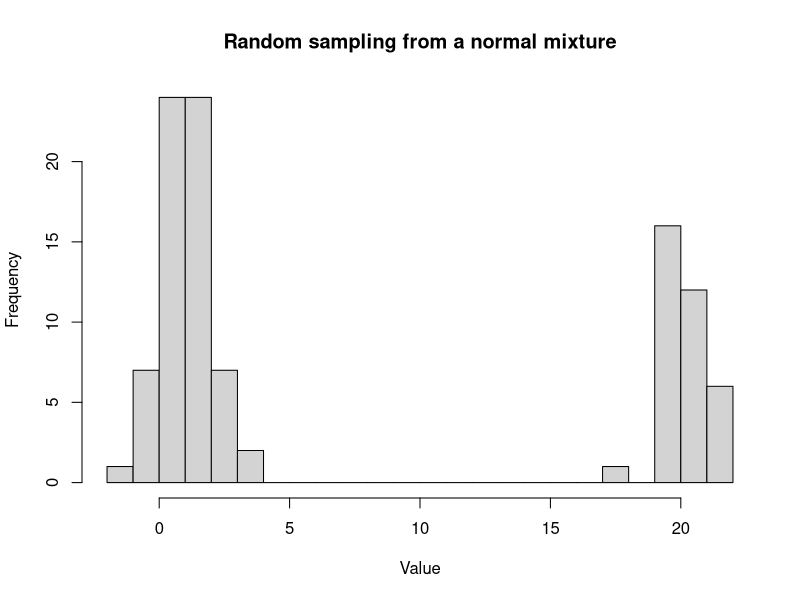
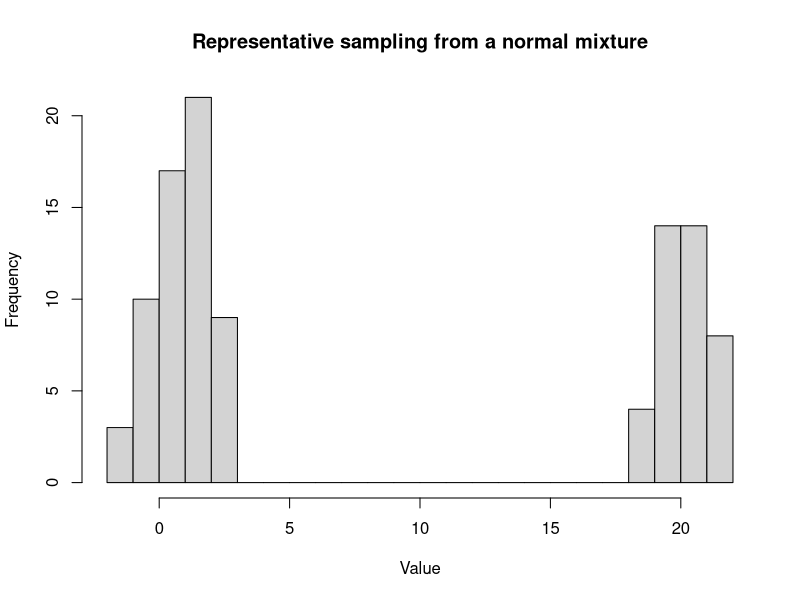

These figures' R source, in order:
# 04-representative-sampling.R
# Companion to IE 1072 lecture notes, Part II (Within/Between Variance
# and Representative Sampling).
#
# Two samples are drawn from the same two-component normal mixture: the
# first by i.i.d. random sampling (each draw flips a Bernoulli(p_1) to
# pick the component), and the second by representative sampling (the
# proportions p_1 and 1 - p_1 are imposed deterministically by index).
# Both target the same population mean; the representative scheme has
# smaller variance because the between-component allocation is fixed.

# ---- Shared mixture parameters ------------------------------------------

n    <- 100        # sample size
p_1  <- 0.6        # mixture weight on component 1
p_2  <- 1 - p_1
mu_1 <- 1;   sd1 <- 1
mu_2 <- 20;  sd2 <- 1

# ---- Random sampling ----------------------------------------------------
# Each i flips a Bernoulli(p_1) to decide which component to draw from.

random_sampling <- numeric(n)
for (i in 1:n) {
  if (runif(1) < p_1) {
    random_sampling[i] <- rnorm(1, mean = mu_1, sd = sd1)
  } else {
    random_sampling[i] <- rnorm(1, mean = mu_2, sd = sd2)
  }
}
hist(random_sampling, breaks = 30,
     main = "Random sampling from a normal mixture", xlab = "Value")
var(random_sampling)

# ---- Representative sampling --------------------------------------------
# The first n*p_1 indices are forced into component 1, the rest into
# component 2. The between-component split is now deterministic.

represenatative_sampling <- numeric(n)
for (i in 1:n) {
  if (i <= n * p_1) {        # 600 out of 1000 if n = 1000, or 60 if n = 100
    represenatative_sampling[i] <- rnorm(1, mean = mu_1, sd = sd1)
  } else {
    represenatative_sampling[i] <- rnorm(1, mean = mu_2, sd = sd2)
  }
}
hist(represenatative_sampling, breaks = 30,
     main = "Representative sampling from a normal mixture", xlab = "Value")
var(represenatative_sampling)

# The two sample variances should differ in a stable way across reruns:
# representative sampling removes the between-component variance term.
